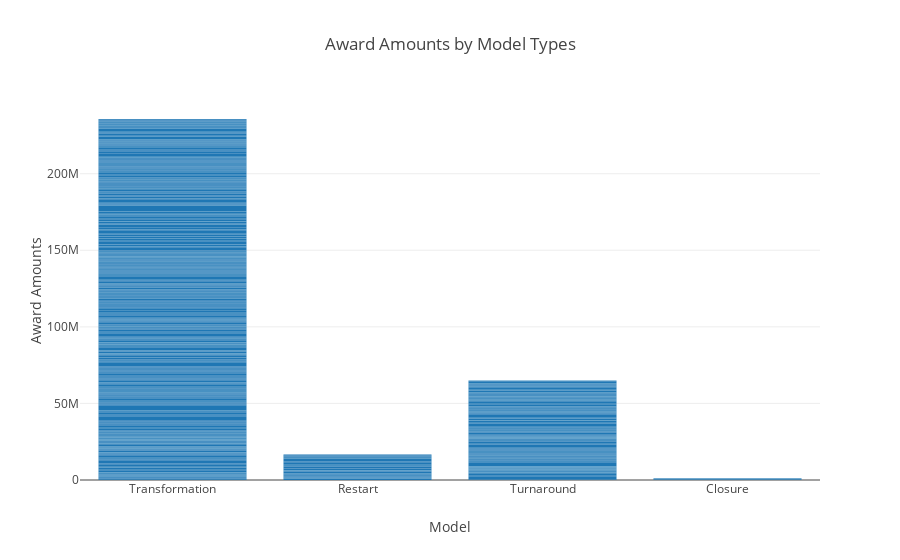

Notebook cell for this chart:
### Markdown cell above
#### Now a Bar chart to show funding for each Model

### Code cell
trace3 = [go.Bar(x=fundingdata.Model,
                 y=fundingdata.Award)]
layout = go.Layout(title="Award Amounts by Model Types",
                   yaxis=dict(title='Award Amounts'),
                   xaxis=dict(title='Model'))
fig = go.Figure(data=trace3, layout=layout)
py.offline.iplot(fig)

### Figure 1 — Plotly figure (JSON) as saved in the notebook; plotly's stock layout.template omitted (floating-point values rounded to 4 significant figures; data arrays with more than 128 entries replaced by an {"elided": "..."} marker saying what was removed)
{"data": [{"type": "bar", "uid": "6ac8c3a2-f39d-11e8-845d-d0c5d302af1c", "x": {"elided": "757 str values"}, "y": {"elided": "757 int values"}}], "layout": {"title": "Award Amounts by Model Types", "xaxis": {"title": "Model"}, "yaxis": {"title": "Award Amounts"}}}
